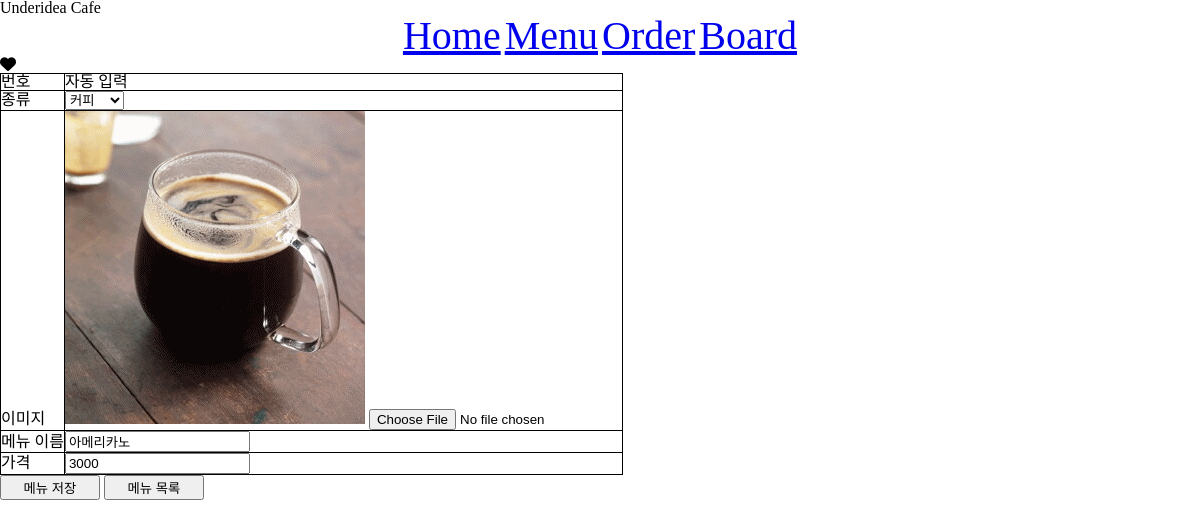
Screenshot of /menu/1/update with the database file from the repository.
### menu/models.py (models this page shows)
class Menu(models.Model):
    menu_type = models.ForeignKey("MenuType", on_delete=models.CASCADE)
    name = models.CharField(max_length=20)
    price = models.IntegerField()
    image = models.ImageField(upload_to='images/menu')
    status_delete = models.BooleanField(default=False)
    def __str__(self):
        return self.name

### menu/views.py (the view, shortened to what this page needs)
# urls.py: path('<int:menu_id>/update', update_menu, name="menu_update"),
def update_menu(request, menu_id):
    obj_menu = Menu.objects.get(id=menu_id)
    print(obj_menu)
    context = {"obj_menu" : obj_menu}
    return render(request, 'menu/menu_update.html', context)

### menu/templates/menu/menu_update.html (shortened to what this page needs)
{% extends 'base.html' %}
{% block content %}
<form>
    <table>
        <tbody>
            <tr>
                <td>번호</td>
                <td>자동 입력</td>
            </tr>
            <tr>
                <td>종류</td>
                <td><select name="menu_type">
                    <option value="coffee">커피</option>
                    </select></td>
            </tr>
            <tr>
                <td>이미지</td>
                <td><img src="/media/{{ obj_menu.image }}">
                    <input type="file" name="image"></td>
            </tr>
            <tr>
                <td>메뉴 이름</td>
                <td><input type="text" name="name" value="{{ obj_menu.name }}"></td>
            </tr>
            <tr>
                <td>가격</td>
                <td><input type="text" name="price" value="{{ obj_menu.price }}"></td>
            </tr>
        </tbody>
    </table>
    <button>메뉴 저장</button>
    <button>메뉴 목록</button>
</form>
{% endblock %}

### static/css/index.css (style rules this page uses)
button { width:100px; }
table, tr, td, th { border:1px solid black; }

### rows the page displays
Menu: image (picture), name "아메리카노", price "3000"
